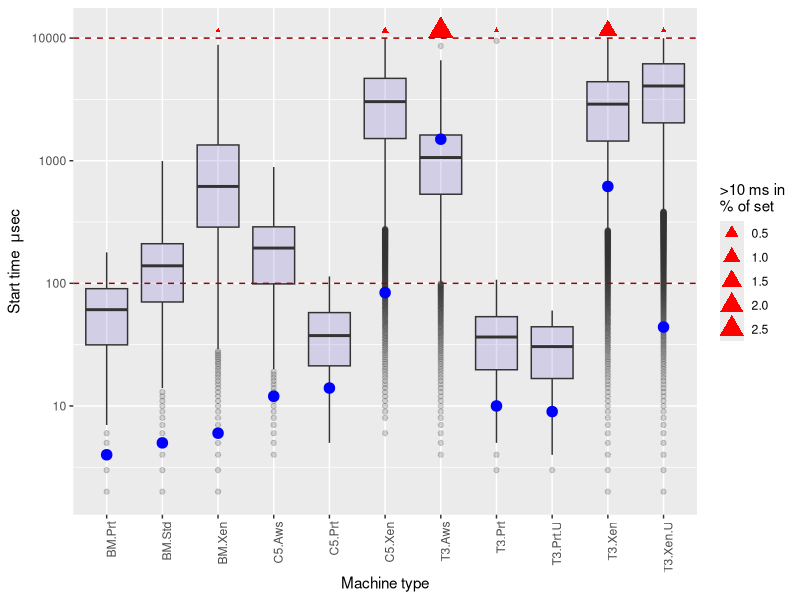

Here is the R script that generated this plot:
#Seven log boxplots with mean 
library(tidyr)
library(ggplot2)
library(reshape2)

myDataC<-read.csv("stats.csv", sep=";")[1:10000,1:12]

myData<-gather(myDataC, "mtype", value, "BM.Std", "BM.Xen", "BM.Prt", "T3.Aws", "T3.Xen", "T3.Xen.U", "T3.Prt", "T3.Prt.U", "C5.Aws","C5.Xen","C5.Prt", na.rm = FALSE, convert = FALSE)
myData<-myData[!(myData$value==0),]

oversh<-read.csv("stats.csv", sep=";")[10005:10005,1:12]
total<-read.csv("stats.csv", sep=";")[10001:10001,1:12]
oversh <- oversh / total * 100
oversh<-gather(oversh, "mtype", value, "BM.Std", "BM.Xen", "BM.Prt",  "T3.Aws", "T3.Xen", "T3.Xen.U", "T3.Prt", "T3.Prt.U", "C5.Aws","C5.Xen","C5.Prt", na.rm = FALSE, convert = FALSE)
oversh<-oversh[!(oversh$value==0),]

means<-read.csv("stats.csv", sep=";")[10003:10003,1:12]
means<-gather(means, "mtype", value, "BM.Std", "BM.Xen", "BM.Prt", "T3.Aws", "T3.Xen", "T3.Xen.U", "T3.Prt", "T3.Prt.U", "C5.Aws","C5.Xen","C5.Prt", na.rm = FALSE, convert = FALSE)

ggplot(myData, aes(x=mtype, y=Time)) + 
	scale_y_continuous(trans='log10') +
    geom_boxplot(fill="slateblue", alpha=0.2) +
    geom_point(data = oversh, aes(x = mtype, y = 11500, size=value), shape=17, , color="red", fill="red") +
    geom_point(data = means, aes(x = mtype, y = value), shape=20, size=5, color="blue", fill="blue") +
    labs(x="Machine type", y= expression(paste("Start time  ", mu, "sec")), size=">10 ms in\n% of set")+
    geom_hline(yintercept = 100, colour="#990000", linetype="dashed") +
    geom_hline(yintercept = 10000, colour="#990000", linetype="dashed") +
	theme(axis.text.x = element_text(angle = 90, hjust = 1))

